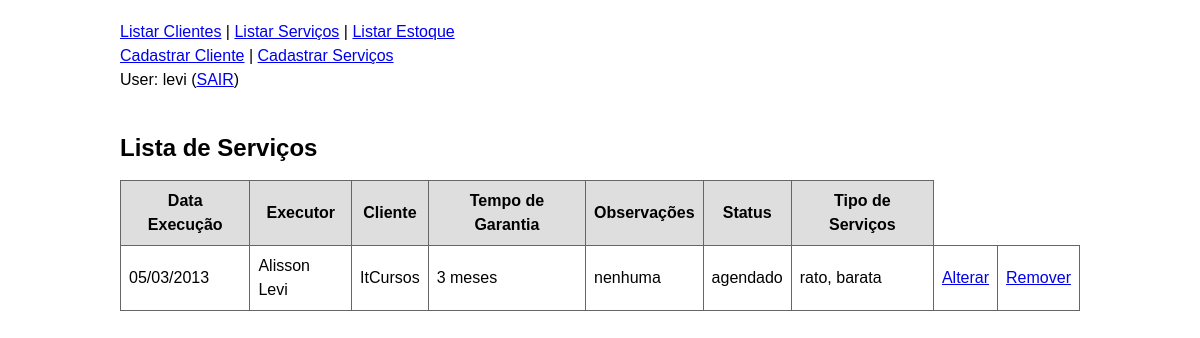
Page /index.php/servico/listar/ (signed in) on the committed database.
### tables this page shows
CREATE TABLE servico_tecnico (
	id int NOT NULL auto_increment,
	data_execucao date NOT NULL,
	funcionario_id int NOT NULL,
	cliente_id int NOT NULL,
	tempo_garantia int NOT NULL,
	observacoes varchar(255) NOT NULL,
	status varchar(255) NOT NULL,
	tipo_servico varchar(255) NOT NULL,
	PRIMARY KEY (id),
	FOREIGN KEY (funcionario_id) REFERENCES funcionarios(id),
	FOREIGN KEY (cliente_id) REFERENCES clientes(id)
);

CREATE TABLE funcionarios (
	id int NOT NULL auto_increment,
	nome varchar(255) NOT NULL,
	email varchar(255) NOT NULL,
	dias_semanas_trabalho varchar(255) NOT NULL,
	PRIMARY KEY (id)
);

CREATE TABLE clientes ( 
	id int NOT NULL auto_increment,
	nome varchar(255) NOT NULL,
	razao_social varchar(255) NOT NULL,
	cnpj char(18) NOT NULL,
	endereco varchar(255) NOT NULL,
	data_ultima_visita date NULL,
	data_proxima_visita date NULL,
	status varchar(255) NOT NULL,
	PRIMARY KEY (id),
	UNIQUE (nome),
	UNIQUE (cnpj),
	UNIQUE (razao_social)
);

### controle/rotas.php (called while the page is built, shortened)
<?php
    function montar_include($pasta, $arquivo) {
        return TEMPLATES.'/'.$pasta.'/'.$arquivo.'.php';
    }
    function mostrar_conteudo() {
        $uri = $_SERVER['REQUEST_URI'];
        $uri = explode('?', $uri);
        $uri = $uri[0];
        $uri = rtrim($uri, '/');
        $partes = explode('/', $uri);
        if(count($partes) >= 5) {
            $arquivo = array_pop($partes);
            $pasta = array_pop($partes);
        } else {
            $pasta = 'servico';
            $arquivo = 'listar';
        }
        $caminho = montar_include($pasta, $arquivo);
        include_once($caminho);
    }
?>

### templates/servico/listar.php (the view)
<br /><br />
<h2>Lista de Serviços</h2>
<?php
	$sql = 'select * from servico_tecnico;';
	$resultado = mysql_query($sql);
	echo '<table class=\'lista\'>
		<tr>
			<th>Data Execução</th>
			<th>Executor</th>
			<th>Cliente</th>
			<th>Tempo de Garantia</th>
			<th>Observações</th>
			<th>Status</th>
			<th>Tipo de Serviços</th>
		</tr>';
	while ($servicos = mysql_fetch_assoc($resultado)) {
		$servicos['data_execucao']=implode("/",array_reverse(explode("-",$servicos['data_execucao'])));
			echo '<tr>
					<td>'.$servicos['data_execucao'].'</td>';
					$idFuncionario=$servicos['funcionario_id'];
					$sqlFuncionario = 'SELECT nome FROM funcionarios WHERE id='.$idFuncionario.';';
					$resultadoFuncionario = mysql_query($sqlFuncionario);
					$nomeFuncionario = mysql_fetch_assoc($resultadoFuncionario);
					echo 	'<td>'.$nomeFuncionario['nome'].'</td>';
					$idCliente=$servicos['cliente_id'];
					$sqlCliente = 'SELECT nome FROM clientes WHERE id='.$idCliente.';';
					$resultadoCliente = mysql_query($sqlCliente);
					$nomeCliente = mysql_fetch_assoc($resultadoCliente);
					echo '<td>'.$nomeCliente['nome'].'</td>
					<td>'.$servicos['tempo_garantia'].' meses</td>
					<td>'.$servicos['observacoes'].'</td>
					<td>'.$servicos['status'].'</td>
					<td>'.$servicos['tipo_servico'].'</td>';
			if($_SESSION['login'] == 'levi'){
				echo '
					<td><a href=\'/'.BASE.'/index.php/servico/alterar/?id='.$servicos['id'].'\'>Alterar</a></td>
					<td><a href=\'/'.BASE.'/index.php/servico/remover/?id='.$servicos['id'].'\'>Remover</a></td>
			 		</tr>';
		}
			else {
				echo '</tr>';
		}
	}
			echo '</table>';
?>

### estaticos/estilo.css (style rules this page uses)
body { width: 960px; margin: 0 auto; font: normal 16px/24px "Lucida Grande", Arial, Ubuntu, sans-serif; padding: 20px 20px 0; }
table.lista { border-width: 1px; border-color: #666666; border-collapse: collapse; }
table.lista th { border-width: 1px; padding: 8px; border-style: solid; border-color: #666666; background-color: #dedede; }
table.lista td { border-width: 1px; padding: 8px; border-style: solid; border-color: #666666; background-color: #ffffff; }

### rows in the picture
servico_tecnico: data_execucao "05/03/2013", funcionario.nome "Alisson Levi", cliente.nome "ItCursos", tempo_garantia "3", observacoes "nenhuma", status "agendado", tipo_servico "rato, barata"

### other values in the picture
$_SESSION['login'] "levi"
